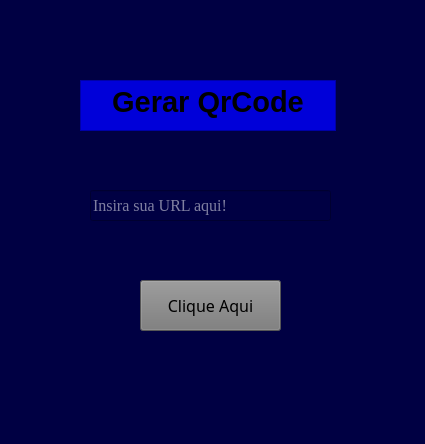
<?xml version="1.0" encoding="UTF-8"?>
<ui version="4.0">
 <class>MainWindow</class>
 <widget class="QMainWindow" name="MainWindow">
  <property name="geometry">
   <rect>
    <x>0</x>
    <y>0</y>
    <width>425</width>
    <height>444</height>
   </rect>
  </property>
  <property name="minimumSize">
   <size>
    <width>425</width>
    <height>444</height>
   </size>
  </property>
  <property name="maximumSize">
   <size>
    <width>425</width>
    <height>444</height>
   </size>
  </property>
  <property name="windowTitle">
   <string>MainWindow</string>
  </property>
  <property name="styleSheet">
   <string notr="true">background-color: rgb(0, 0, 67);</string>
  </property>
  <property name="animated">
   <bool>true</bool>
  </property>
  <widget class="QWidget" name="centralwidget">
   <widget class="QTextBrowser" name="textBrowser">
    <property name="geometry">
     <rect>
      <x>80</x>
      <y>80</y>
      <width>256</width>
      <height>51</height>
     </rect>
    </property>
    <property name="styleSheet">
     <string notr="true">
background-color: rgb(0, 0, 217);</string>
    </property>
    <property name="html">
     <string>&lt;!DOCTYPE HTML PUBLIC &quot;-//W3C//DTD HTML 4.0//EN&quot; &quot;http://www.w3.org/TR/REC-html40/strict.dtd&quot;&gt;
&lt;html&gt;&lt;head&gt;&lt;meta name=&quot;qrichtext&quot; content=&quot;1&quot; /&gt;&lt;style type=&quot;text/css&quot;&gt;
p, li { white-space: pre-wrap; }
&lt;/style&gt;&lt;/head&gt;&lt;body style=&quot; font-family:'MS Shell Dlg 2'; font-size:8.25pt; font-weight:400; font-style:normal;&quot;&gt;
&lt;p align=&quot;center&quot; style=&quot; margin-top:0px; margin-bottom:0px; margin-left:0px; margin-right:0px; -qt-block-indent:0; text-indent:0px;&quot;&gt;&lt;span style=&quot; font-size:22pt; font-weight:600;&quot;&gt;Gerar QrCode&lt;/span&gt;&lt;/p&gt;&lt;/body&gt;&lt;/html&gt;</string>
    </property>
   </widget>
   <widget class="QLineEdit" name="lineEdit">
    <property name="geometry">
     <rect>
      <x>90</x>
      <y>190</y>
      <width>241</width>
      <height>31</height>
     </rect>
    </property>
    <property name="font">
     <font>
      <family>Times New Roman</family>
      <pointsize>12</pointsize>
     </font>
    </property>
    <property name="styleSheet">
     <string notr="true">color: rgb(255, 255, 255);</string>
    </property>
    <property name="placeholderText">
     <string>Insira sua URL aqui!</string>
    </property>
   </widget>
   <widget class="QLabel" name="label">
    <property name="geometry">
     <rect>
      <x>40</x>
      <y>190</y>
      <width>31</width>
      <height>31</height>
     </rect>
    </property>
    <property name="text">
     <string/>
    </property>
    <property name="pixmap">
     <pixmap>icon-internet.png</pixmap>
    </property>
   </widget>
   <widget class="QPushButton" name="pushButton">
    <property name="geometry">
     <rect>
      <x>140</x>
      <y>280</y>
      <width>141</width>
      <height>51</height>
     </rect>
    </property>
    <property name="font">
     <font>
      <family>Impact</family>
      <pointsize>12</pointsize>
     </font>
    </property>
    <property name="styleSheet">
     <string notr="true">
background-color: rgb(120, 120, 120);
</string>
    </property>
    <property name="text">
     <string>Clique Aqui</string>
    </property>
   </widget>
   <widget class="QLabel" name="labelAlerta">
    <property name="geometry">
     <rect>
      <x>60</x>
      <y>240</y>
      <width>301</width>
      <height>21</height>
     </rect>
    </property>
    <property name="font">
     <font>
      <family>Arial Black</family>
      <pointsize>8</pointsize>
      <weight>75</weight>
      <bold>true</bold>
     </font>
    </property>
    <property name="styleSheet">
     <string notr="true">color: rgb(195, 195, 195);</string>
    </property>
    <property name="text">
     <string/>
    </property>
   </widget>
  </widget>
  <widget class="QMenuBar" name="menubar">
   <property name="geometry">
    <rect>
     <x>0</x>
     <y>0</y>
     <width>425</width>
     <height>21</height>
    </rect>
   </property>
  </widget>
  <widget class="QStatusBar" name="statusbar"/>
 </widget>
 <resources/>
 <connections/>
</ui>
